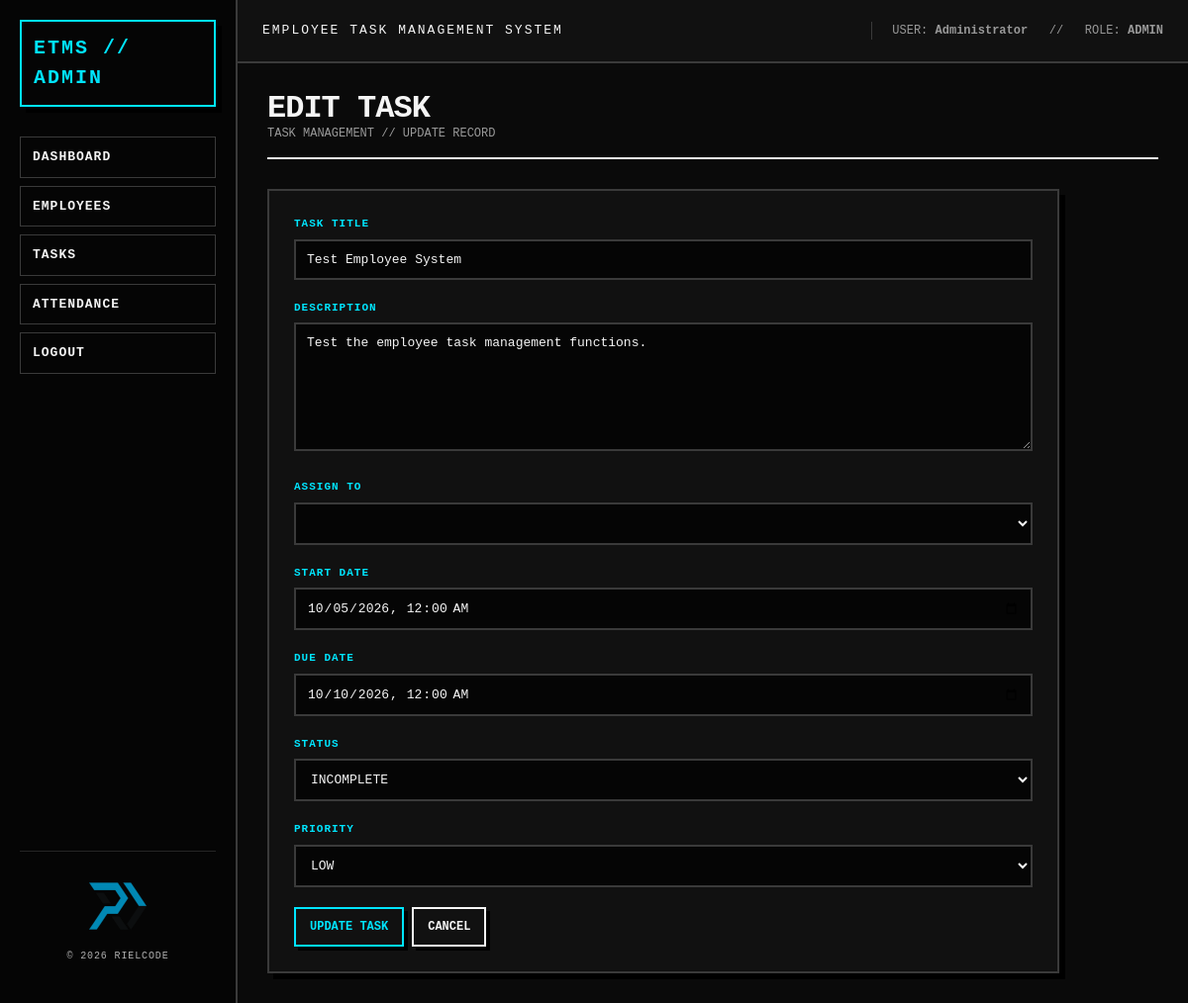
The app's page /admin/tasks/edit.php?id=3 (signed in) with its own data.
### tables this page shows
CREATE TABLE tasks (

    taskId INT AUTO_INCREMENT,

    title VARCHAR(255) NOT NULL,

    description TEXT,

    assignedTo INT NOT NULL,

    startDate DATE NOT NULL,

    dueDate DATE NOT NULL,

    status ENUM(
        'incomplete',
        'progressing',
        'completed'
    )
    NOT NULL DEFAULT 'incomplete',

    priority ENUM(
        'low',
        'medium',
        'high'
    )
    NOT NULL DEFAULT 'medium',

    createdAt TIMESTAMP
        DEFAULT CURRENT_TIMESTAMP,

    updatedAt TIMESTAMP
        DEFAULT CURRENT_TIMESTAMP
        ON UPDATE CURRENT_TIMESTAMP,

    PRIMARY KEY (taskId),

    CONSTRAINT fk_tasks_user
        FOREIGN KEY (assignedTo)
        REFERENCES users(id)
        ON DELETE CASCADE
        ON UPDATE CASCADE

);

### admin/tasks/edit.php (the view, shortened to what this page needs)
<?php
require_once "../../config/database.php";
$taskId = (int) $_GET["id"];
$stmt = mysqli_prepare(
    $conn,
    "SELECT
        taskId,
        title,
        description,
        assignedTo,
        startDate,
        dueDate,
        status,
        priority
    FROM tasks
    WHERE taskId = ?"
);
mysqli_stmt_bind_param(
    $stmt,
    "i",
    $taskId
);
if (!mysqli_stmt_execute($stmt)) {
    die("Execute failed: " .
        mysqli_stmt_error($stmt));
}
$result = mysqli_stmt_get_result($stmt);
$task = mysqli_fetch_assoc($result);
?>
<!DOCTYPE html>
<html lang="en">
<head>
    <link
        rel="stylesheet"
        href="/ETMS/assets/css/style.css">
</head>
<body>
    <div class="app">
        <?php
        require_once "../../includes/admin_sidebar.php";
        ?>
        <div class="main">
            <?php
            require_once "../../includes/topbar.php";
            ?>
            <main class="content">
                <div class="page-header">
                    <div>
                        <h1>
                            Edit Task
                        </h1>
                        <p>
                            TASK MANAGEMENT // UPDATE RECORD
                        </p>
                    </div>
                </div>
                <div class="form-card">
                    <form
                        action="update.php"
                        method="post">
                        <div class="form-group">
                            <label for="title">
                                Task Title
                            </label>
                            <input
                                class="form-control"
                                type="text"
                                name="title"
                                id="title"
                                value="<?php
                                        echo htmlspecialchars(
                                            $task["title"]
                                        );
                                        ?>"
                                required>
                        </div>
                        <div class="form-group">
                            <label for="description">
                                Description
                            </label>
                            <textarea
                                class="form-control"
                                name="description"
                                id="description"><?php
                                                    echo htmlspecialchars(
                                                        $task["description"] ?? ""
                                                    );
                                                    ?></textarea>
                        </div>
                        <div class="form-group">
                            <label for="assignedTo">
                                Assign To
                            </label>
                            <select
                                class="form-control"
                                name="assignedTo"
                                id="assignedTo"
                                required>
                            </select>
                        </div>
                        <div class="form-group">
                            <label for="startDate">
                                Start Date
                            </label>
                            <input
                                class="form-control"
                                type="datetime-local"
                                name="startDate"
                                id="startDate"
                                value="<?php
                                        echo date(
                                            "Y-m-d\TH:i",
                                            strtotime(
                                                $task["startDate"]
                                            )
                                        );
                                        ?>"
                                required>
                        </div>
                        <div class="form-group">
                            <label for="dueDate">
                                Due Date
                            </label>
                            <input
                                class="form-control"
                                type="datetime-local"
                                name="dueDate"
                                id="dueDate"
                                value="<?php
                                        echo date(
                                            "Y-m-d\TH:i",
                                            strtotime(
                                                $task["dueDate"]
                                            )
                                        );
                                        ?>"
                                required>
                        </div>
                        <div class="form-group">
                            <label for="status">
                                Status
                            </label>
                            <select
                                class="form-control"
                                name="status"
                                id="status"
                                required>
                                <option
                                    value="incomplete"
                                    <?php
                                    if (
                                        $task["status"]
                                        === "incomplete"
                                    ) {
                                        echo "selected";
                                    }
                                    ?>>
                                    INCOMPLETE
                                </option>
                            </select>
                        </div>
                        <div class="form-group">
                            <label for="priority">
                                Priority
                            </label>
                            <select
                                class="form-control"
                                name="priority"
                                id="priority"
                                required>
                                <option
                                    value="low"
                                    <?php
                                    if (
                                        $task["priority"]
                                        === "low"
                                    ) {
                                        echo "selected";
                                    }
                                    ?>>
                                    LOW
                                </option>
                            </select>
                        </div>
                        <div class="actions">
                            <button
                                class="btn btn-primary"
                                type="submit">
                                Update Task
                            </button>
                            <a
                                class="btn"
                                href="index.php">
                                Cancel
                            </a>
                        </div>
                    </form>
                </div>
            </main>
        </div>
    </div>
</body>
</html>

### assets/css/style.css (style rules this page uses)
:root { --bg: #0a0a0a; --surface: #111111; --surface-2: #181818; --text: #f5f5f5; --muted: #999999; --line: #3a3a3a; --line-strong: #666666; --accent: #00e5ff; --success: #00ff66; --warning: #ffcc00; --danger: #ff3355; --shadow: 6px 6px 0 #000; --radius: 0; --sidebar-width: 240px; }
* { box-sizing: border-box; margin: 0; padding: 0; }
html { background: var(--bg); }
body { font-family: "Courier New", Courier, monospace; background: var(--bg); color: var(--text); line-height: 1.5; }
a { color: var(--accent); text-decoration: none; }
.app { min-height: 100vh; display: flex; background: var(--bg); }
.main { flex: 1; min-width: 0; }
.content { padding: 30px; max-width: 1600px; margin: 0 auto; }
.page-header { display: flex; justify-content: space-between; align-items: flex-end; gap: 20px; margin-bottom: 30px; border-bottom: 2px solid var(--text); padding-bottom: 15px; }
.page-header h1 { font-size: 32px; line-height: 1; text-transform: uppercase; letter-spacing: -1px; }
.page-header p { color: var(--muted); font-size: 12px; }
.btn { display: inline-block; border: 2px solid var(--text); background: transparent; color: var(--text); padding: 9px 14px; font-family: inherit; font-size: 12px; font-weight: bold; text-transform: uppercase; cursor: pointer; box-shadow: 4px 4px 0 #000; transition: none; }
.btn-primary { border-color: var(--accent); color: var(--accent); }
.form-card { max-width: 800px; background: var(--surface); border: 2px solid var(--line); padding: 25px; box-shadow: var(--shadow); }
.form-group { margin-bottom: 20px; }
.form-group label { display: block; margin-bottom: 7px; color: var(--accent); font-size: 11px; text-transform: uppercase; letter-spacing: 1px; font-weight: bold; }
.form-control { width: 100%; padding: 11px; border: 2px solid var(--line); background: #050505; color: var(--text); font-family: inherit; font-size: 13px; border-radius: 0; }
textarea.form-control { resize: vertical; min-height: 130px; }
select.form-control { cursor: pointer; }
.actions { display: flex; flex-wrap: wrap; gap: 8px; }

### records on screen
tasks: title "Test Employee System", description "Test the employee task management functions.", startDate "10/05/2026 00:00", dueDate "10/10/2026 00:00", status "INCOMPLETE", priority "LOW"

### other values on screen
$_SESSION["name"] "Administrator"
$_SESSION["role"] "ADMIN"
